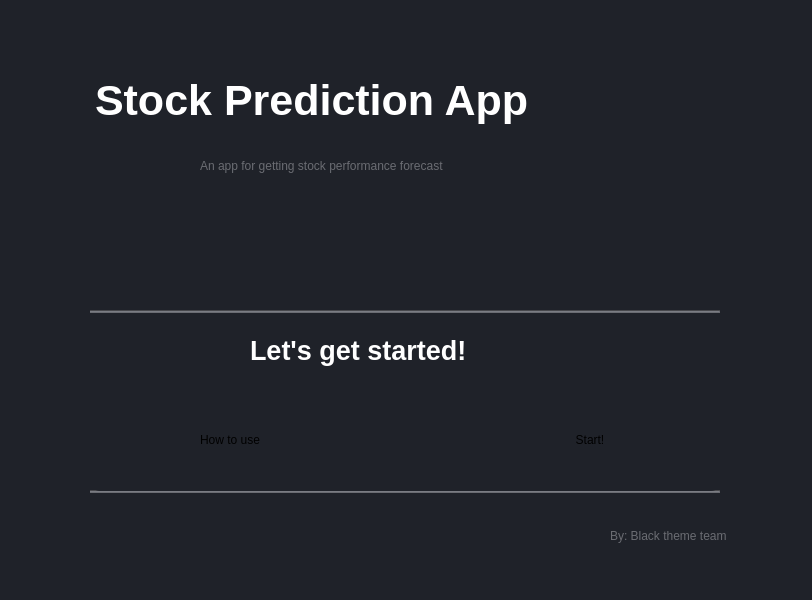
<?xml version="1.0" encoding="UTF-8"?>
<ui version="4.0">
 <class>StartWindow</class>
 <widget class="QMainWindow" name="StartWindow">
  <property name="geometry">
   <rect>
    <x>0</x>
    <y>0</y>
    <width>812</width>
    <height>600</height>
   </rect>
  </property>
  <property name="windowTitle">
   <string>Stocks App</string>
  </property>
  <property name="styleSheet">
   <string notr="true">background-color:rgb(31, 34, 41);</string>
  </property>
  <widget class="QWidget" name="centralwidget">
   <widget class="QLabel" name="label">
    <property name="geometry">
     <rect>
      <x>610</x>
      <y>510</y>
      <width>191</width>
      <height>51</height>
     </rect>
    </property>
    <property name="styleSheet">
     <string notr="true">color:rgb(106, 108, 114);
font: 12pt &quot;Arial Narrow&quot;;</string>
    </property>
    <property name="text">
     <string>By: Black theme team</string>
    </property>
   </widget>
   <widget class="QLabel" name="label_2">
    <property name="geometry">
     <rect>
      <x>95</x>
      <y>70</y>
      <width>621</width>
      <height>61</height>
     </rect>
    </property>
    <property name="styleSheet">
     <string notr="true">color:white;font-family:'Arial Black'; font-size:32pt; font-weight:700; font-style:normal;</string>
    </property>
    <property name="text">
     <string>Stock Prediction App</string>
    </property>
   </widget>
   <widget class="Line" name="line">
    <property name="geometry">
     <rect>
      <x>90</x>
      <y>310</y>
      <width>630</width>
      <height>3</height>
     </rect>
    </property>
    <property name="styleSheet">
     <string notr="true">background-color:rgb(106, 108, 114);</string>
    </property>
    <property name="orientation">
     <enum>Qt::Horizontal</enum>
    </property>
   </widget>
   <widget class="Line" name="line_2">
    <property name="geometry">
     <rect>
      <x>90</x>
      <y>490</y>
      <width>630</width>
      <height>3</height>
     </rect>
    </property>
    <property name="styleSheet">
     <string notr="true">background-color:rgb(106, 108, 114);</string>
    </property>
    <property name="orientation">
     <enum>Qt::Horizontal</enum>
    </property>
   </widget>
   <widget class="QLabel" name="label_4">
    <property name="geometry">
     <rect>
      <x>200</x>
      <y>150</y>
      <width>441</width>
      <height>31</height>
     </rect>
    </property>
    <property name="styleSheet">
     <string notr="true">color:rgb(106, 108, 114);

font: 16pt &quot;Arial Narrow&quot;;</string>
    </property>
    <property name="text">
     <string>An app for getting stock performance forecast</string>
    </property>
   </widget>
   <widget class="QGroupBox" name="groupBox">
    <property name="geometry">
     <rect>
      <x>90</x>
      <y>320</y>
      <width>631</width>
      <height>171</height>
     </rect>
    </property>
    <property name="styleSheet">
     <string notr="true">border-width:2px;
border-color:white;
border-radius:10px;</string>
    </property>
    <property name="title">
     <string/>
    </property>
    <widget class="QLabel" name="label_3">
     <property name="geometry">
      <rect>
       <x>160</x>
       <y>10</y>
       <width>321</width>
       <height>41</height>
      </rect>
     </property>
     <property name="styleSheet">
      <string notr="true">color:white;font-family:'Arial Black'; font-size:20pt; font-weight:700; font-style:normal;</string>
     </property>
     <property name="text">
      <string>Let's get started!</string>
     </property>
    </widget>
    <widget class="QPushButton" name="startButton">
     <property name="geometry">
      <rect>
       <x>400</x>
       <y>90</y>
       <width>200</width>
       <height>60</height>
      </rect>
     </property>
     <property name="styleSheet">
      <string notr="true">QGroupBox { 
     border: 2px solid gray; 
     border-radius: 3px; 
 } </string>
     </property>
     <property name="text">
      <string>Start!</string>
     </property>
    </widget>
    <widget class="QPushButton" name="usage">
     <property name="geometry">
      <rect>
       <x>40</x>
       <y>90</y>
       <width>200</width>
       <height>60</height>
      </rect>
     </property>
     <property name="styleSheet">
      <string notr="true">QGroupBox { 
     border: 2px solid gray; 
     border-radius: 3px; 
 } </string>
     </property>
     <property name="text">
      <string>How to use</string>
     </property>
    </widget>
   </widget>
  </widget>
  <widget class="QStatusBar" name="statusbar"/>
 </widget>
 <resources/>
 <connections/>
</ui>
